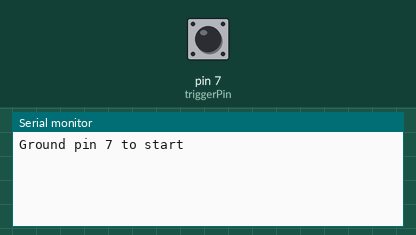
A sketch run on a simulated Arduino Uno, built with avr-gcc and run on an emulated ATmega328P. On the bench: the last lines printed to the serial monitor. Inputs (shaded band) come from the test bench; at power-on: pin 7 (triggerPin) HIGH. Random numbers use the default seed unless the sketch sets one.

Above: at 1.2 s.
1.3 s: pin 7 (triggerPin) pulled LOW for 0.15 s
At 1.8 s:
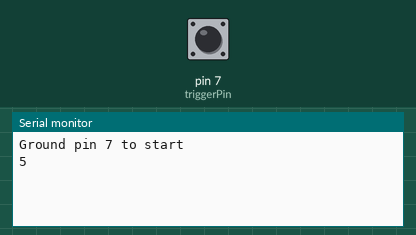
3.8 s: pin 7 (triggerPin) pulled LOW for 3.2 s
At 6.1 s:
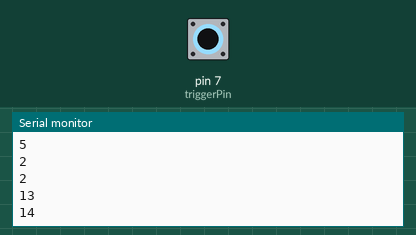
8.5 s: pin 7 (triggerPin) pulled LOW for 1 s
At 12.6 s:
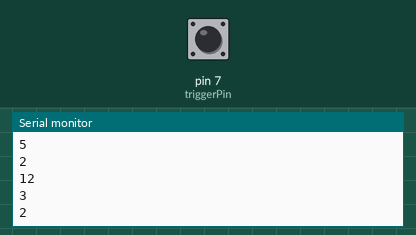
Timing chart, 0 to 14.1 s (numbered marks = the images above; inputs shaded):
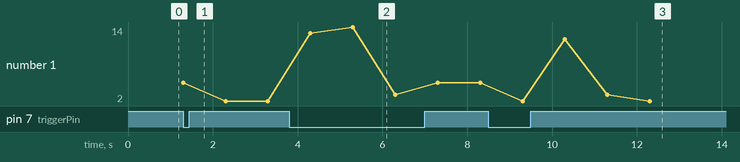

The sketch:

listing7-1.ino
```cpp
const byte triggerPin = 7;
int randomNumbers [4]; //declares an array of 4 values, (0 thru 3)
boolean trigState;
boolean trigLatch;
byte counter;

void setup() { // this section sets I/O, runs only once
  pinMode (triggerPin, INPUT_PULLUP);
  Serial.begin (9600);
  Serial.println ("Ground pin 7 to start");
  Serial.println ();
  randomSeed (analogRead(5));
}

void loop() { // Main Program Loop Begins:
  trigState = digitalRead (triggerPin);
  if (trigState == LOW) {
    trigLatch = true;
  }
  while (trigLatch == true) { //trigLatch = false stops this loop
    getNumbers(); //calls the function/subroutine getnumbers
    for (counter = 0; counter < 4; counter++) {
      Serial.println (randomNumbers[counter]); //prints numbers
      delay(1000); //the delay makes it interesting to watch
    }
    trigLatch = false;
    Serial.println ();
  } //end of trig latch
} // end of main loop

// Functions, subroutines, and Interrupts are below,
//outside of the main program:

void getNumbers() {
  for (counter = 0; counter < 4; counter++) {
    randomNumbers[counter] = random(2, 15);
  }
}
```

Measured:
- after the input at 1.3 s, the serial monitor: prints a new line at once (image 1)
- after the input at 3.8 s, the serial monitor: prints a new line after 1.5 s (image 2)
- after the input at 8.5 s, the serial monitor: prints a new line after 0.80 s (image 3)
- plotted number 1: 5 → 2 after the input at 8.5 s
